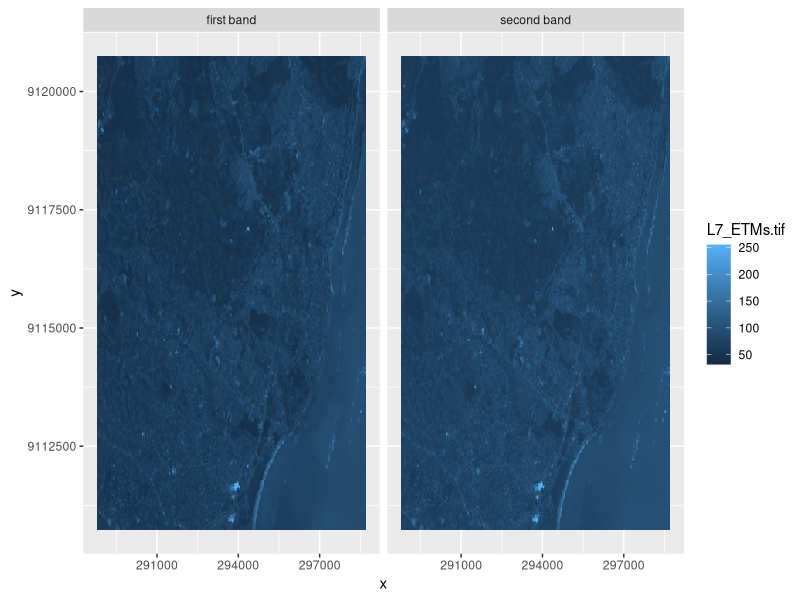

Recreate this plot in R. (Note: this script raises an error after producing the figure.)
library(ggplot2)
library(stars)
library(viridis)

tif = system.file("tif/L7_ETMs.tif", package = "stars")
x = read_stars(tif)[,,,1:2]
band_names = c('second band', 'first band')
band_factor = factor(band_names, levels = rev(band_names))
x = st_set_dimensions(x, 'band', values = band_factor)
ggplot() + geom_stars(data = x) + facet_wrap(~band)

# works for this, one, becasue it's not an array??
pull(x, 1) %>% dim()

(x.spl = split(x, "band"))
merge(x.spl) # loses the name

# Do instead to change names of things
merge(x.spl) %>% 
  setNames(names(x)) %>%
  st_set_dimensions(3, values = paste0("band", 1:2)) %>%
  st_set_dimensions(names = c("x", "y", "band"))

# different way
slice(x, band, 2)


poop <- st_as_sf(myraster, as_points = FALSE)
ggplot() +
  geom_sf(data = poop, aes(fill = density_avg, color = density_avg))

prec_file = system.file("nc/test_stageiv_xyt.nc", package = "stars")
(prec = read_ncdf(prec_file, curvilinear = c("lon", "lat"), ignore_bounds = TRUE))

raster1 <- stars::st_rasterize(plot_average_diet)
raster2 <- stars::st_as_stars(plot_average_diet)

newraster <- st_redimension(raster2)
ggplot() + geom_stars(data = newraster)


# blog 1 ------------------------------------------------------------------

tif = system.file("tif/L7_ETMs.tif", package = "stars")
x <- tif %>% read_stars() 
par(mar = rep(0,4))
image(x, col = grey((4:10)/10))

# Dimensions have names, see https://www.r-spatial.org/r/2017/11/23/stars1.html
# access values like so:
st_dimensions(raster1) %>% names()          # for a raster object
st_dimensions(raster2)$geometry %>% names() # for a vector object

# The data structure stars resembles the tbl_cube found in dplyr; we can convert to that by
dplyr::as.tbl_cube(x)


library(abind)
z <- x %>% select(L7_ETMs.tif) %>% adrop
identical(z, x) # maybe doesn't do anything because only one attribute
as.data.frame(z)

plotraster <- raster2 %>% select(season) %>% adrop
# as.data.frame(plotraster)
unclass(plotraster$season)


# Another example
nc = read_sf(system.file("gpkg/nc.gpkg", package="sf")) 
to = from = st_geometry(nc) # 100 polygons: O and D regions
mode = c("car", "bike", "foot") # travel mode
day = 1:100 # arbitrary

library(units)
units(day) = make_unit("days since 2015-01-01")
hour = set_units(0:23, h) # hour of day

dims = st_dimensions(origin = from,    # spatial (multipolygon)
                     destination = to, # spatial (multipolygon)
                     mode = mode,      # categorical (character)
                     day = day,        # categorical (? integer)
                     hour = hour)      # categorical (? integer)
(n = dim(dims))
traffic = array(rpois(prod(n), 10), dim = n) # simulated traffic counts
(st = st_stars(list(traffic = traffic),  dimensions = dims))

st %>% as.tbl_cube 



# for my data
# plot_average_diet <- st_as_sf(average_diet, coords = c("lon", "lat"), crs = 4326) %>%
#   mutate(predator = str_to_sentence(predator),
#          season = str_to_sentence(season))
# 
# plot_average_diet
# mydims = st_dimensions(loc = st_geometry(plot_average_diet),
#                        season = plot_average_diet$season,
#                        predator = plot_average_diet$predator)
# myn = dim(mydims)
# 
# 
# correct_dims = st_dimensions(loc = st_geometry(st_as_sf(locations, 
#                                             coords = c("lon", "lat"), 
#                                             crs = 4326)),
#                              season = unique(plot_average_diet$season),
#                              predator = unique(plot_average_diet$predator))
# correct_myn = dim(correct_dims)
# # need to rearrange the data into an array of the correct dimensions
# testarray <- array(average_diet, dim = correct_myn)



# Start with a small example ----------------------------------------------
# Use just 100 locations and first year of data
smallloc <- locations # [1:100,]
smalldat <- knot_diets %>%
  mutate(output = map(output, ~ .x[, 5]))
  # mutate(output = map(output, ~ .x[1:100, 5]))
smalldim <- st_dimensions(loc = st_geometry(st_as_sf(smallloc, coords = c("lon", "lat"), crs = 4326)),
                          predator = unique(smalldat$predator),
                          season = unique(smalldat$season))

spring_small_dat <- filter(smalldat, season == "spring") %>%
  pull(output) %>%
  abind(., along = 1.5)
autumn_small_dat <- filter(smalldat, season == "fall") %>%
  pull(output) %>%
  abind(., along = 1.5)
small_array <- abind(spring_small_dat, autumn_small_dat, along = 3)
dimnames(small_array) <- list(NULL, predator = unique(smalldat$predator), season = unique(smalldat$season))
myst <- st_as_stars(list(density = small_array),  dimensions = smalldim)

as.tbl_cube(myst)

plot(myst)

plot(myst, reset = TRUE, axes = FALSE, border = NA)
maps::map('world', add = TRUE, col = 'red')

# Figure out the indexing
# we have to select the array in question, which is why there is an 
# additonal dimension in the subsetting, like doing [[ I guess
plot(myst[, , , 1], main = NULL, key.pos = NULL) # season
plot(myst[, , 1, ], main = NULL, key.pos = NULL) # predator
plot(myst[, 1, , ], main = NULL, key.pos = NULL) # location--nonsensical to subset here
plot(myst[1, , , ], main = NULL, key.pos = NULL) # plots all the things

# look at just goosefish fall
plot(myst[, , 4, 2], main = NULL) #, key.pos = NULL) 


ggplot() + 
  geom_stars(data = myst) +
  #coord_equal() +
  theme_void() +
  facet_wrap(~ predator)

# Might need to convert back to long (from array) to plot with ggplot
z <- y %>% select(sst) %>% adrop()
ggplot() +  
  geom_stars(data = z[1], alpha = 0.8, downsample = c(10, 10, 1)) + 
  facet_wrap("time") +
  scale_fill_viridis() +
  coord_equal() +
  theme_map() +
  theme(legend.position = "bottom") +
  theme(legend.key.width = unit(2, "cm"))

zz <- myst %>% select(density) %>% adrop()
ggplot() +  
  geom_stars(data = zz[1], alpha = 0.8, downsample = c(10, 10, 1)) + 
  facet_wrap("season" ~ "predator") +
  scale_fill_viridis() +
  # geom_sf() +
  ggthemes::theme_map() +
  theme(legend.position = "bottom") +
  theme(legend.key.width = unit(2, "cm"))


## Maybe I need to change what are attributes?
myst.spl <- split(myst, "predator")
ggplot() + geom_stars(data = myst.spl) + facet_wrap("season")
# nope

myst.slc <- slice(myst, predator, 4) %>%
  slice(season, 1)
ggplot() + geom_stars(data = myst.slc)

pull(myst, 1)


# Try rasterizing, otherwise it looks like it might be best to go
# back to long format for plotting. I just need a different color scale.
myrst <- st_rasterize(myst["density"])



system.file("tif/L7_ETMs.tif", package = "stars") %>% read_stars() -> x
ggplot() + geom_stars(data = x[,,,1], sf = TRUE)
